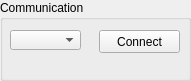
   <widget class="QGroupBox" name="groupBox">
    <property name="geometry">
     <rect>
      <x>10</x>
      <y>10</y>
      <width>191</width>
      <height>81</height>
     </rect>
    </property>
    <property name="toolTip">
     <string>COM Port Communication</string>
    </property>
    <property name="statusTip">
     <string/>
    </property>
    <property name="title">
     <string>Communication</string>
    </property>
    <widget class="QComboBox" name="portListBox">
     <property name="geometry">
      <rect>
       <x>10</x>
       <y>30</y>
       <width>71</width>
       <height>20</height>
      </rect>
     </property>
     <property name="toolTip">
      <string>serialport's name</string>
     </property>
     <property name="styleSheet">
      <string notr="true"/>
     </property>
     <property name="editable">
      <bool>false</bool>
     </property>
    </widget>
    <widget class="QPushButton" name="SerialPortConnectButton">
     <property name="geometry">
      <rect>
       <x>99</x>
       <y>30</y>
       <width>81</width>
       <height>23</height>
      </rect>
     </property>
     <property name="toolTip">
      <string>connect or disconnect serialport</string>
     </property>
     <property name="statusTip">
      <string/>
     </property>
     <property name="text">
      <string>Connect</string>
     </property>
    </widget>
    <widget class="QLabel" name="BoardConnectionStatusLabel">
     <property name="geometry">
      <rect>
       <x>10</x>
       <y>55</y>
       <width>141</width>
       <height>21</height>
      </rect>
     </property>
     <property name="text">
      <string/>
     </property>
    </widget>
   </widget>
